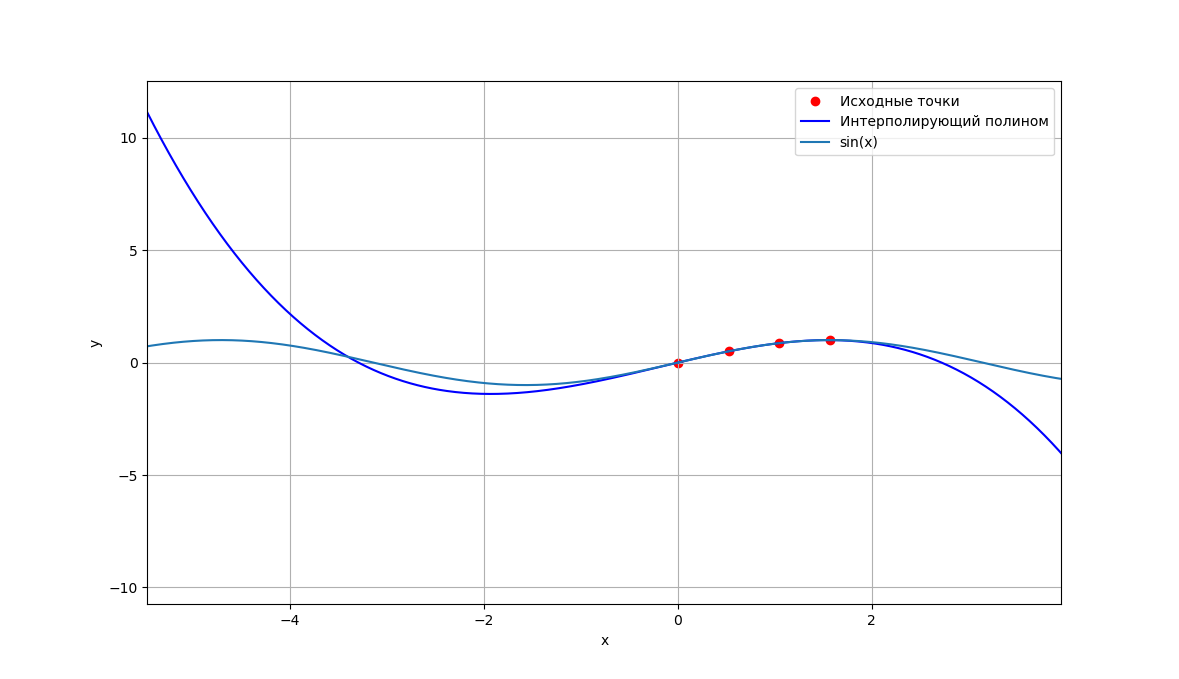

The Python source for this figure:
import numpy as np
from polynoms import polynomial
import matplotlib.pyplot as plt


def create_graph(x_axis, y_axis, x_graph, x_label, y_label, file_name):
    n = len(x_axis)
    coefficients = np.zeros(n)
    coefficients[0] = y_axis[0]
    y = y_axis.copy()

    for i in range(1, n):
        for j in range(n - 1, i - 1, -1):
            y[j] = (y[j] - y[j - 1]) / (x_axis[j] - x_axis[j - i])
        coefficients[i] = y[i]

    x = x_graph
    y = [polynomial(x_value, x_axis, coefficients) for x_value in x]

    plt.figure(figsize=(8, 4))
    plt.scatter(x_axis, y_axis, color="red", label="Исходные точки")
    plt.plot(x, y, "b-", label="Интерполирующий полином")
    y_values = np.sin(x)
    plt.plot(x, y_values, label="sin(x)")
    plt.xlabel(x_label)
    plt.ylabel(y_label)
    plt.legend()
    plt.grid(True)
    plt.savefig(file_name)


if __name__ == "__main__":
    x = np.linspace(0, np.pi / 2, 4)
    y = np.sin(x)
    x_graph = np.linspace(-2 * np.pi, 2 * np.pi, 1000)
    x_label, y_label = "x", "y"
    create_graph(x, y, x_graph, x_label, y_label, "number_3")
